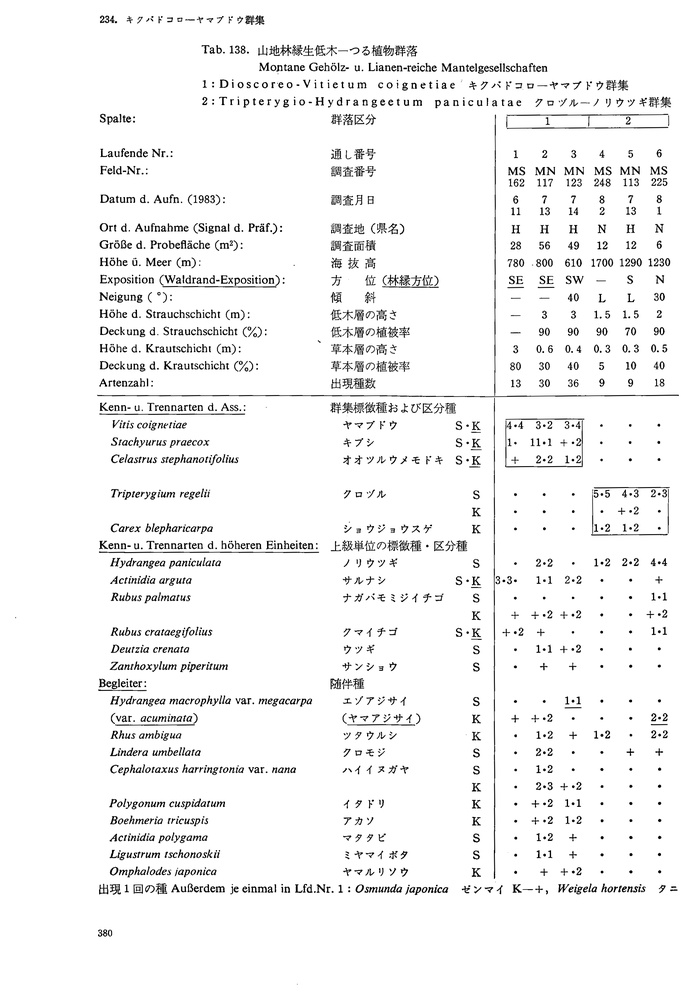
#> input picture examples/sample.jpg, 694 x 1000 px, shrunk from 2286 x 3293 before the run
$ python -i preprocess_image.py   (imports and definitions only)
#> lines starting #> are read from the running program, lines starting #| are printed output that depends on the picture
#> further down, picture is the input picture: shape (1000, 694, 3); min 0, max 255, mean 243.8
# pip install opencv-python pillow numpy

import cv2
import numpy as np

def correct_skew(image):
    """画像の傾き補正"""
    gray = cv2.cvtColor(image, cv2.COLOR_BGR2GRAY)
    edges = cv2.Canny(gray, 50, 150, apertureSize=3)
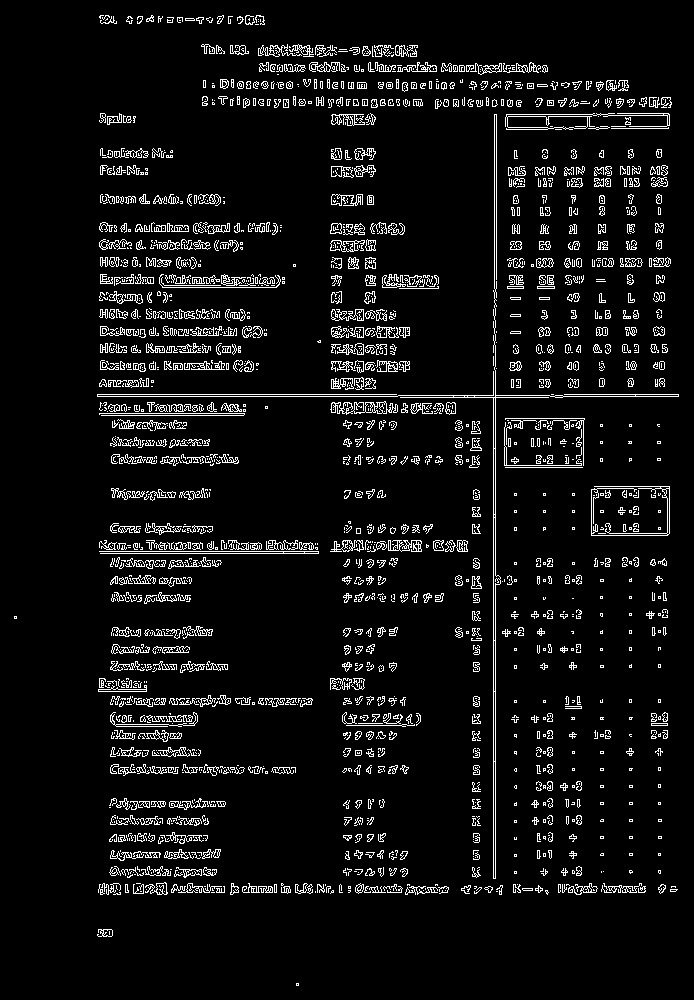
#> edges: shape (1000, 694); 6.5% white in thin lines or dots
    lines = cv2.HoughLinesP(edges, 1, np.pi / 180, 100, minLineLength=100, maxLineGap=10)
#> lines = 107 rows, first 6: [493, 878, 493, 309], [495, 878, 495, 289], [97, 394, 396, 394], [97, 396, 397, 396], [98, 892, 447, 892], [99, 551, 318, 551]
    angle = 0
    if lines is not None:
        angles = []
        for line in lines:
            x1, y1, x2, y2 = line[0]
            angle_rad = np.arctan2(y2 - y1, x2 - x1)
            # 水平に近い線（±30°以内）のみ使用
            if abs(np.degrees(angle_rad)) < 30:
                angles.append(angle_rad)
#> this loop made 107 passes
#> (x1, y1, x2, y2, angle_rad) on passes 1 to 12: (493, 878, 493, 309, -1.57), (495, 878, 495, 289, -1.57), (97, 394, 396, 394, 0), (97, 396, 397, 396, 0), (98, 892, 447, 892, 0), (99, 551, 318, 551, 0), (100, 553, 318, 553, 0), (99, 886, 425, 886, 0), (494, 344, 494, 99, -1.57), (513, 890, 645, 890, 0), (496, 306, 496, 100, -1.57), (100, 369, 257, 369, 0)
#> after the loop, angles = 79 values, max 0.0196 at index 39, min -0.0624 at index 55, mean -0.000322
        if len(angles) > 0:
            angle = np.degrees(np.mean(angles))
#> angle = -0.0184
    (h, w) = image.shape[:2]
#> h = 1000; w = 694
    center = (w // 2, h // 2)
#> center = (347, 500)
    m = cv2.getRotationMatrix2D(center, angle, 1.0)
#> m = [[1, -0.000322, 0.161], [0.000322, 1, -0.112]]
    corrected = cv2.warpAffine(image, m, (w, h), flags=cv2.INTER_CUBIC, borderMode=cv2.BORDER_REPLICATE)
    return corrected

# **`__main__` の試し書きは外した**(2026-09-06)．未定義の `preprocess_image()` を
# 呼んでおり，走らせると落ちた．傾き補正の本体は `deskew.py` に移っており
# (組成部の左右の黒画素の相互相関で測る)，ここに残る `correct_skew` は
# `web/` の古いページからだけ呼ばれる．

>>> import cv2
>>> picture = cv2.imread('../examples/sample.jpg')
>>> result = correct_skew(picture)
